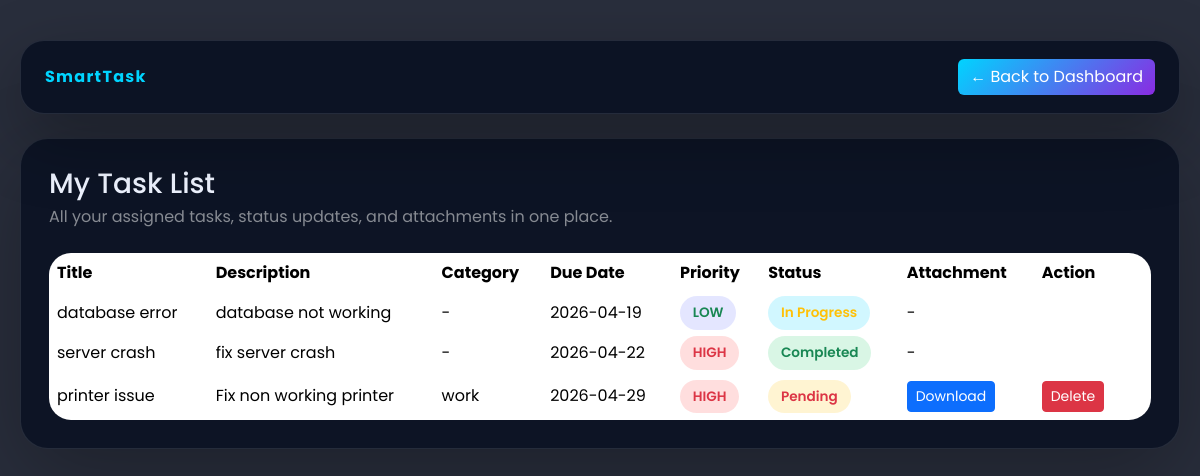
The app's page /my_tasks (signed in), older data.
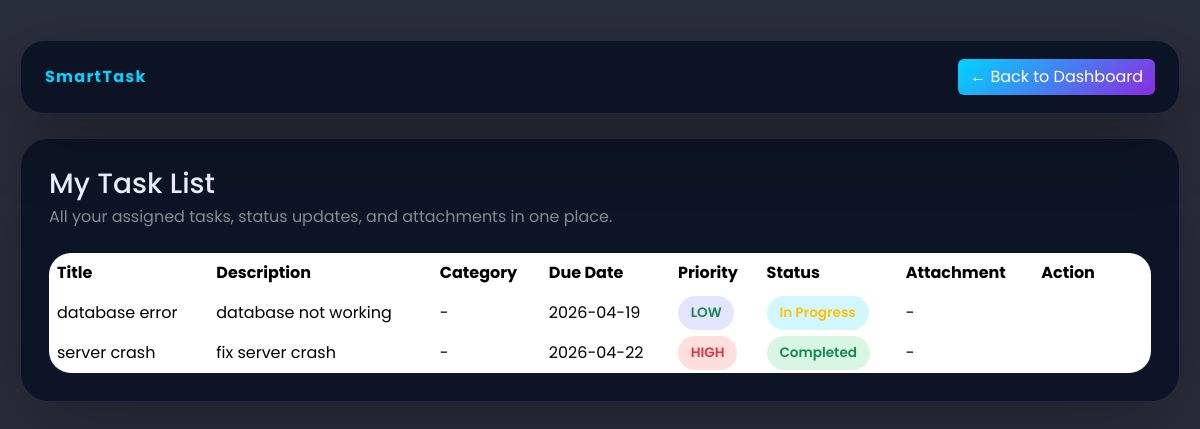
The same page, newer data.
### tables this page shows
CREATE TABLE tasks (
            id INTEGER PRIMARY KEY AUTOINCREMENT,
            title TEXT NOT NULL,
            description TEXT NOT NULL,
            status TEXT DEFAULT 'Pending',
            priority TEXT,
            due_date DATE,
            user_id INTEGER, category TEXT, file_path TEXT,
            FOREIGN KEY (user_id) REFERENCES users(id)

        );

### app.py (the view)
@app.route("/my_tasks")
def my_tasks():
    if 'user_id' not in session:
        return redirect(url_for("login"))
    user_id = session.get('user_id')
    conn = getdb()
    cursor = conn.cursor()
    cursor.execute("SELECT * FROM tasks WHERE user_id = ? ORDER BY priority DESC, due_date ASC", (user_id,))
    tasks = cursor.fetchall()
    conn.close()
    return render_template("my_tasks.html", tasks=tasks)

### app.py (called while the page is built)
@app.after_request
def set_cache_headers(response):
    if response.status_code in [301, 302, 303, 307, 308]:
        response.headers['Cache-Control'] = 'no-store, no-cache, must-revalidate, max-age=0'
        response.headers['Pragma'] = 'no-cache'
        response.headers['Expires'] = '0'
    elif request.endpoint and request.endpoint in ['login', 'register', 'logout', 'user_dashboard', 'admin_dashboard']:
        response.headers['Cache-Control'] = 'no-store, no-cache, must-revalidate, max-age=0, private'
        response.headers['Pragma'] = 'no-cache'
        response.headers['Expires'] = '0'
    elif request.method == 'POST':
        response.headers['Cache-Control'] = 'no-store, no-cache, must-revalidate, max-age=0'
        response.headers['Pragma'] = 'no-cache'
        response.headers['Expires'] = '0'
    return response

def getdb():
    conn = sqlite3.connect(DB_PATH)
    return conn

### templates/my_tasks.html (shortened to what this page needs)
<!DOCTYPE html>
<html lang="en">
<head>
    <link href="https://cdn.jsdelivr.net/npm/bootstrap@5.3.2/dist/css/bootstrap.min.css" rel="stylesheet">
    <link href="https://cdn.jsdelivr.net/npm/bootstrap-icons/font/bootstrap-icons.css" rel="stylesheet">
</head>
<body>
    <div class="page-shell">
        <div class="topbar d-flex flex-column flex-md-row justify-content-between align-items-center gap-3">
            <a href="/" class="navbar-brand mb-0">SmartTask</a>
            <a href="/user_dashboard" class="btn btn-glow">← Back to Dashboard</a>
        </div>
        <div class="content-card">
            <div class="mb-4">
                <h3 class="mb-1">My Task List</h3>
                <p class="text-white-50 mb-0">All your assigned tasks, status updates, and attachments in one place.</p>
            </div>
            <div class="table-responsive">
                <table class="table table-borderless align-middle mb-0">
                    <thead><tr><th>Title</th><th>Description</th><th>Category</th><th>Due Date</th><th>Priority</th><th>Status</th><th>Attachment</th><th>Action</th></tr></thead>
                    <tbody>
                        {% for task in tasks %}
                        <tr>
                            <td>{{ task[1] }}</td>
                            <td>{{ task[2] }}</td>
                            <td>{{ task[7] if task[7] else '-' }}</td>
                            <td>{{ task[5] }}</td>
                            <td><span class="badge-priority {% if task[4] == 'HIGH' %}badge-high text-danger{% elif task[4] == 'MEDIUM' %}badge-medium text-warning{% else %}badge-low text-success{% endif %}">{{ task[4] }}</span></td>
                            <td><span class="badge-status {% if task[3] == 'Completed' %}badge-completed text-success{% elif task[3] == 'In Progress' %}badge-progress text-warning{% else %}badge-pending text-danger{% endif %}">{{ task[3] }}</span></td>
                            <td>
                                {% if task[8] %}
                                    <a href="/download/{{ task[0] }}" class="btn btn-primary btn-sm btn-action">Download</a>
                                {% else %}
                                    -
                                {% endif %}
                            </td>
                            <td>
                                {% if task[3] == 'Pending' %}
                                    <a href="/delete_task/{{ task[0] }}" class="btn btn-sm btn-danger btn-action" onclick="return confirm('Delete this task permanently?')">Delete</a>
                                {% else %}
                                    <span class="text-white-50">No actions</span>
                                {% endif %}
                            </td>
                        </tr>
                        {% endfor %}
                    </tbody>
                </table>
            </div>
        </div>
    </div>
</body>
</html>

### templates/my_tasks.html (style rules this page uses)
* { font-family: 'Poppins', sans-serif; }
body { margin:0; min-height:100vh; background:url('https://images.unsplash.com/photo-1490059834513-f965a85b7d68?ixlib=rb-4.0.3&auto=format&fit=crop&w=1650&q=80') center/cover no-repeat fixed; color:#eef3ff; }
body::before { content:''; position:fixed; inset:0; background:rgba(4,10,26,0.85); z-index:0; }
.page-shell { position:relative; z-index:1; padding:40px 20px; }
.topbar { background:rgba(10,18,35,0.92); border:1px solid rgba(255,255,255,0.1); border-radius:24px; padding:18px 24px; backdrop-filter:blur(18px); box-shadow:0 24px 70px rgba(0,0,0,0.3); }
.topbar .navbar-brand { color:#00d4ff; font-weight:700; letter-spacing:.08em; }
.topbar .btn-glow { background:linear-gradient(135deg,#00d4ff,#8a2be2); color:#fff; border:none; }
.content-card { margin-top:24px; background:rgba(10,18,35,0.9); border:1px solid rgba(255,255,255,0.1); border-radius:28px; padding:28px; box-shadow:0 28px 90px rgba(0,0,0,0.28); }
.table-responsive { border-radius:22px; overflow:hidden; }
table { min-width:100%; color:#eef3ff; }
thead tr { background:rgba(255,255,255,0.06); }
td, th { border:none; vertical-align:middle; }
.badge-priority { padding:.45rem .8rem; border-radius:999px; font-size:.85rem; font-weight:600; }
.badge-high { background:rgba(255,76,76,0.18); color:#ffc7d7; }
.badge-low { background:rgba(108,117,255,0.18); color:#cfe1ff; }
.badge-status { padding:.45rem .8rem; border-radius:999px; font-size:.85rem; font-weight:600; }
.badge-completed { background:rgba(46,204,113,0.18); color:#d4f5db; }
.badge-progress { background:rgba(0,212,255,0.18); color:#a6f5ff; }

Row changes from the older to the newer data that the page shows:
removed tasks: title "printer issue", description "Fix non working printer", category "work", due_date "2026-04-29", priority "HIGH", status "Pending"
